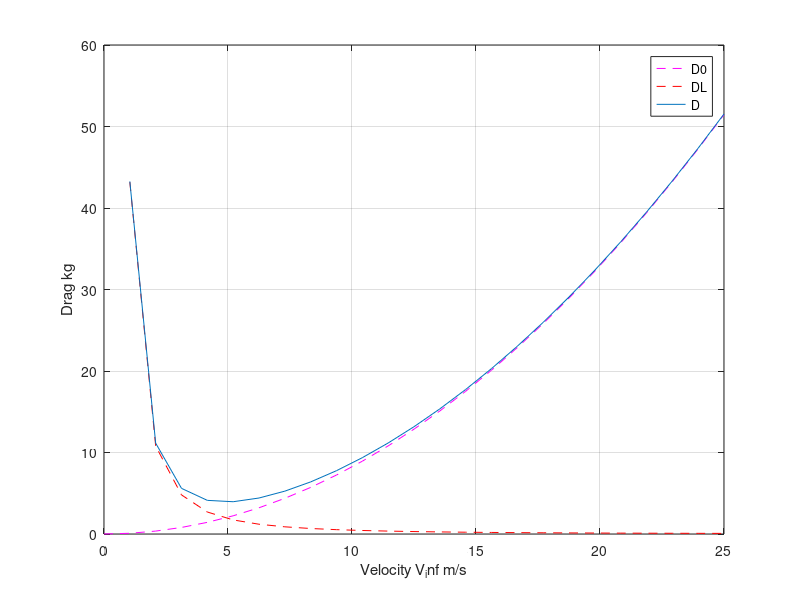

Reproduce this figure in MATLAB.
% uavthrustrequired.m
%   First  edition : 07-Apr-2015 10:37:56
%   Lasted edition : 08-Apr-2015 21:47:54
%   Lasted modify : Chang, Wei-Chieh 
%
% DESCRIPTION
%   This is the file calculating the thrust required.
%
% COPYRIGHT
%   Copyright 2015 UAV Laboratory, Dept. of Aerospace Engineering, Tamkang
%   University.
%
% AUTHOR INFORMATIONS
%   Chang, Wei-Chieh 
%    addischang1991@gmail.com
%   Huang,Kuan-Lin 
%     breakfastho@yahoo.com.tw
%   Liu, Yu-Lin 
%     lightning.539418@gmail.com

% Clear the command window and data.
clear;clc;clf;

% Get the global parameters from parameters list.
% global SizH LenH CouF CouH
% global rho_inf h_inf g_inf T_inf
% global W S_fw S_bw b_fw b_bw AR_fw AR_bw e_fw e_bw

rho_inf = 1.2133;
V_inf = linspace( 0, 25, 25 );
S = 0.8929;
b = 2.5;
CD_0 = 0.152;
e = 0.84;
W = 18.75;
AR = b^2 / S;
K_3 = 1 / ( pi * e * AR );
K_1 = (1/3) * K_3;
K = K_1 + K_3;
CL = W ./ ((1/2) * rho_inf .* V_inf.^2 * S);
CD = CD_0 + K * CL.^2;
D_0 = (1/2) * rho_inf .* V_inf.^2 * S .* CD_0;
D_L = (1/2) * rho_inf .* V_inf.^2 * S * K .* CL.^2;
D = D_0 + D_L;
[ a b ] = min(D)
plot( V_inf, D_0, '--m', V_inf, D_L, '--r', V_inf, D );
grid on
legend('D0','DL','D')
xlabel('Velocity V_inf m/s')
ylabel('Drag kg')


disp( [ ' Minimum darg is ' num2str( a ) '(N) at ' num2str( V_inf( 1, b ) ) '(m/s). ' ]  )
